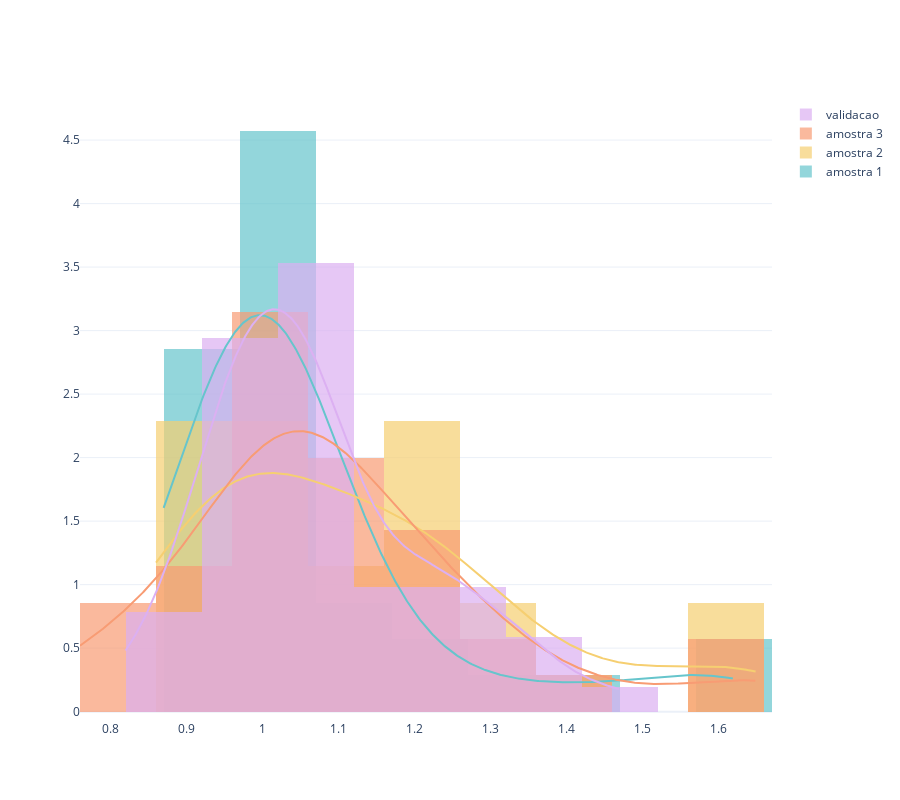

Notebook code cell kept with this figure:
### Code cell
fig = ff.create_distplot(
    [df_amostra_1,df_amostra_2,df_amostra_3,df_validacao],
    group_labels=['amostra 1','amostra 2','amostra 3','validacao'],
    bin_size=.1,
    show_rug=False,
    colors = px.colors.qualitative.Pastel
)

fig.update_layout(
    height = 800
)

fig.show()

### Figure 1 — Plotly figure (JSON) as saved in the notebook; plotly's stock layout.template omitted (floating-point values rounded to 4 significant figures; data arrays with more than 128 entries replaced by an {"elided": "..."} marker saying what was removed)
{"data": [{"autobinx": false, "histnorm": "probability density", "legendgroup": "amostra 1", "marker": {"color": "rgb(102, 197, 204)"}, "name": "amostra 1", "opacity": 0.7, "type": "histogram", "x": [0.95, 1.31, 0.95, 0.98, 0.89, 1.01, 1.04, 1.03, 1.03, 1.02, 0.93, 0.89, 0.92, 1.02, 1.1, 1.02, 1, 0.94, 0.96, 1.12, 0.99, 1.05, 1.19, 1.05, 1.09, 0.87, 1.62, 1.17, 1.02, 0.94, 0.98, 1.57, 1.44, 1.03, 0.97], "xaxis": "x", "xbins": {"end": 1.62, "size": 0.1, "start": 0.87}, "yaxis": "y"}, {"autobinx": false, "histnorm": "probability density", "legendgroup": "amostra 2", "marker": {"color": "rgb(246, 207, 113)"}, "name": "amostra 2", "opacity": 0.7, "type": "histogram", "x": [1.18, 1.29, 1.34, 0.87, 1.19, 1.17, 0.98, 1.07, 1.62, 1.32, 0.86, 0.94, 1.65, 1.03, 1.25, 0.89, 1.57, 0.99, 1.03, 1.1, 1.24, 1.17, 1.04, 1.44, 0.97, 0.95, 0.98, 0.89, 1.15, 0.99, 1.21, 1.06, 0.95, 1.17, 0.89], "xaxis": "x", "xbins": {"end": 1.65, "size": 0.1, "start": 0.86}, "yaxis": "y"}, {"autobinx": false, "histnorm": "probability density", "legendgroup": "amostra 3", "marker": {"color": "rgb(248, 156, 116)"}, "name": "amostra 3", "opacity": 0.7, "type": "histogram", "x": [1.05, 0.93, 1.08, 1.19, 0.95, 0.9, 1.19, 1.27, 1.24, 1, 1.03, 1.04, 0.77, 1.44, 1.33, 1.25, 0.76, 1.09, 0.98, 1.01, 1.06, 1.64, 1.04, 1.02, 0.84, 1.09, 1.23, 0.86, 0.99, 1.65, 1.03, 1.13, 1.03, 1.15, 1.12], "xaxis": "x", "xbins": {"end": 1.65, "size": 0.1, "start": 0.76}, "yaxis": "y"}, {"autobinx": false, "histnorm": "probability density", "legendgroup": "validacao", "marker": {"color": "rgb(220, 176, 242)"}, "name": "validacao", "opacity": 0.7, "type": "histogram", "x": [0.94, 1.07, 1.02, 0.87, 1.09, 0.99, 0.95, 1, 0.94, 1.26, 1.06, 1.23, 1.47, 1.02, 0.82, 0.93, 1.3, 1, 1.18, 0.96, 1.03, 1.21, 0.91, 0.97, 1.15, 0.97, 1.13, 1.22, 0.97, 0.96, 1.08, 1.21, 1.36, 1.33, 1.04, 1.08, 0.97, 1.04, 1.1, 1.02, 1.33, 1.07, 1.04, 1.08, 0.96, 0.99, 0.89, 1.06, 1.09, 1.04, 1.23], "xaxis": "x", "xbins": {"end": 1.47, "size": 0.1, "start": 0.82}, "yaxis": "y"}, {"legendgroup": "amostra 1", "marker": {"color": "rgb(102, 197, 204)"}, "mode": "lines", "name": "amostra 1", "showlegend": false, "type": "scatter", "x": {"elided": "500 float values"}, "xaxis": "x", "y": {"elided": "500 float values"}, "yaxis": "y"}, {"legendgroup": "amostra 2", "marker": {"color": "rgb(246, 207, 113)"}, "mode": "lines", "name": "amostra 2", "showlegend": false, "type": "scatter", "x": {"elided": "500 float values"}, "xaxis": "x", "y": {"elided": "500 float values"}, "yaxis": "y"}, {"legendgroup": "amostra 3", "marker": {"color": "rgb(248, 156, 116)"}, "mode": "lines", "name": "amostra 3", "showlegend": false, "type": "scatter", "x": {"elided": "500 float values"}, "xaxis": "x", "y": {"elided": "500 float values"}, "yaxis": "y"}, {"legendgroup": "validacao", "marker": {"color": "rgb(220, 176, 242)"}, "mode": "lines", "name": "validacao", "showlegend": false, "type": "scatter", "x": {"elided": "500 float values"}, "xaxis": "x", "y": {"elided": "500 float values"}, "yaxis": "y"}], "layout": {"barmode": "overlay", "height": 800, "hovermode": "closest", "legend": {"traceorder": "reversed"}, "xaxis": {"anchor": "y2", "domain": [0, 1], "zeroline": false}, "yaxis": {"anchor": "free", "domain": [0, 1], "position": 0}}}
